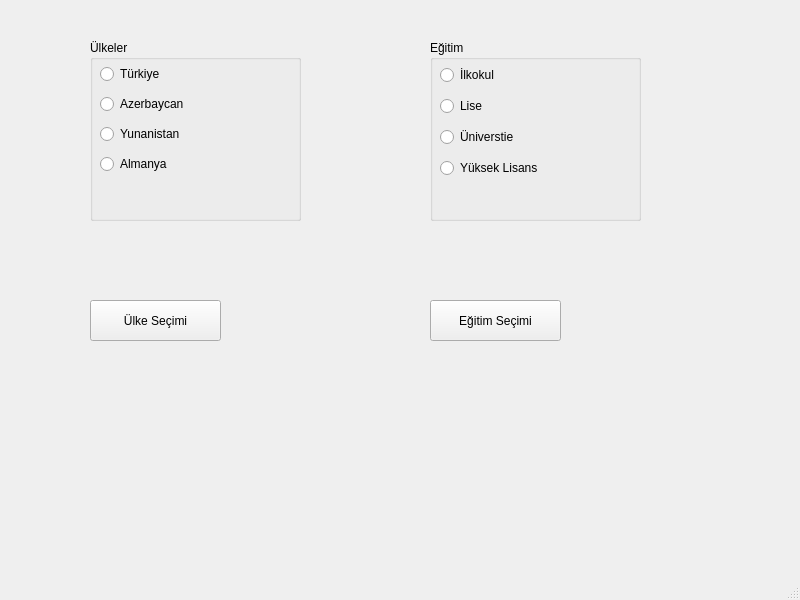
<?xml version="1.0" encoding="UTF-8"?>
<ui version="4.0">
 <class>MainWindow</class>
 <widget class="QMainWindow" name="MainWindow">
  <property name="geometry">
   <rect>
    <x>0</x>
    <y>0</y>
    <width>800</width>
    <height>600</height>
   </rect>
  </property>
  <property name="windowTitle">
   <string>MainWindow</string>
  </property>
  <widget class="QWidget" name="centralwidget">
   <widget class="QLabel" name="lblUlke">
    <property name="geometry">
     <rect>
      <x>100</x>
      <y>380</y>
      <width>181</width>
      <height>141</height>
     </rect>
    </property>
    <property name="text">
     <string/>
    </property>
   </widget>
   <widget class="QLabel" name="lblEgitim">
    <property name="geometry">
     <rect>
      <x>440</x>
      <y>370</y>
      <width>201</width>
      <height>151</height>
     </rect>
    </property>
    <property name="text">
     <string/>
    </property>
   </widget>
   <widget class="QPushButton" name="btnUlke">
    <property name="geometry">
     <rect>
      <x>90</x>
      <y>300</y>
      <width>131</width>
      <height>41</height>
     </rect>
    </property>
    <property name="text">
     <string>Ülke Seçimi</string>
    </property>
   </widget>
   <widget class="QPushButton" name="btnEgitim">
    <property name="geometry">
     <rect>
      <x>430</x>
      <y>300</y>
      <width>131</width>
      <height>41</height>
     </rect>
    </property>
    <property name="text">
     <string>Eğitim Seçimi</string>
    </property>
   </widget>
   <widget class="QGroupBox" name="groupBoxUlke">
    <property name="geometry">
     <rect>
      <x>90</x>
      <y>40</y>
      <width>211</width>
      <height>181</height>
     </rect>
    </property>
    <property name="title">
     <string>Ülkeler</string>
    </property>
    <widget class="QWidget" name="gridLayoutWidget">
     <property name="geometry">
      <rect>
       <x>10</x>
       <y>20</y>
       <width>160</width>
       <height>121</height>
      </rect>
     </property>
     <layout class="QGridLayout" name="gridLayoutUlke">
      <item row="0" column="0">
       <widget class="QRadioButton" name="radioTurkiye">
        <property name="text">
         <string>Türkiye</string>
        </property>
       </widget>
      </item>
      <item row="2" column="0">
       <widget class="QRadioButton" name="radioYunanistan">
        <property name="text">
         <string>Yunanistan</string>
        </property>
       </widget>
      </item>
      <item row="1" column="0">
       <widget class="QRadioButton" name="radioAzerbaycan">
        <property name="text">
         <string>Azerbaycan</string>
        </property>
       </widget>
      </item>
      <item row="3" column="0">
       <widget class="QRadioButton" name="radioAlmanya">
        <property name="text">
         <string>Almanya</string>
        </property>
       </widget>
      </item>
     </layout>
    </widget>
   </widget>
   <widget class="QGroupBox" name="groupBoxEgitim">
    <property name="geometry">
     <rect>
      <x>430</x>
      <y>40</y>
      <width>211</width>
      <height>181</height>
     </rect>
    </property>
    <property name="title">
     <string>Eğitim</string>
    </property>
    <widget class="QWidget" name="gridLayoutWidget_2">
     <property name="geometry">
      <rect>
       <x>10</x>
       <y>20</y>
       <width>160</width>
       <height>126</height>
      </rect>
     </property>
     <layout class="QGridLayout" name="gridLayoutEgitim">
      <item row="1" column="0">
       <widget class="QRadioButton" name="radioLise">
        <property name="text">
         <string>Lise</string>
        </property>
       </widget>
      </item>
      <item row="3" column="0">
       <widget class="QRadioButton" name="radioYuksekLisans">
        <property name="text">
         <string>Yüksek Lisans</string>
        </property>
       </widget>
      </item>
      <item row="0" column="0">
       <widget class="QRadioButton" name="radioilkokul">
        <property name="text">
         <string>İlkokul</string>
        </property>
       </widget>
      </item>
      <item row="2" column="0">
       <widget class="QRadioButton" name="radioUniversite">
        <property name="text">
         <string>Üniverstie</string>
        </property>
       </widget>
      </item>
     </layout>
    </widget>
   </widget>
  </widget>
  <widget class="QMenuBar" name="menubar">
   <property name="geometry">
    <rect>
     <x>0</x>
     <y>0</y>
     <width>800</width>
     <height>26</height>
    </rect>
   </property>
  </widget>
  <widget class="QStatusBar" name="statusbar"/>
 </widget>
 <resources/>
 <connections/>
</ui>
